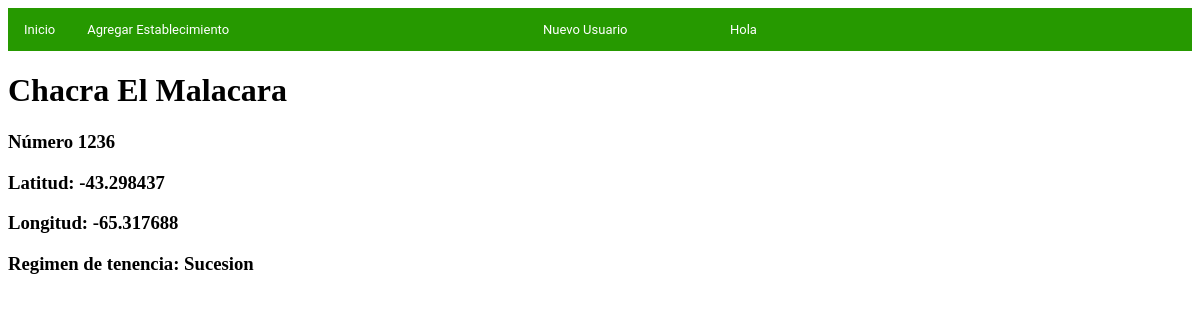
/establecimientos/5/, run on the app's committed database.
### apps/establecimientos/models.py (models this page shows, shortened)
class Establecimiento (models.Model):
    nombre = models.CharField(max_length=50)
    nro = models.IntegerField()
    lat = models.DecimalField(max_digits=9, decimal_places=6)
    long = models.DecimalField(max_digits=9, decimal_places=6)
    regimen = models.ForeignKey(RegimenTenencia, on_delete=models.CASCADE)

class RegimenTenencia (models.Model):
    descripcion = models.CharField(max_length=100)
    def __str__(self):
        return self.descripcion

### apps/establecimientos/views.py (the view)
# urls.py: url(r'^(?P<pk>[0-9]+)/$', views.DetailView.as_view(), name='detalle'),
class DetailView(generic.DetailView):
    model = Establecimiento
    template_name = 'establecimientos/detalle.html'

### apps/establecimientos/templates/establecimientos/detalle.html (shortened to what this page needs)
{% extends 'establecimientos/base.html' %}
{% block body %}
    <h1>{{ establecimiento.nombre}}</h1>
    <h3>Número {{ establecimiento.nro }}</h3>
    <h3>Latitud: {{ establecimiento.lat }}</h3>
    <h3>Longitud: {{ establecimiento.long }}</h3>
    <h3>Regimen de tenencia: {{ establecimiento.regimen }}</h3>
{% endblock %}

### data on the page
Establecimiento: nombre "Chacra El Malacara", nro "1236", lat "-43.298437", long "-65.317688", regimen "Sucesion"
